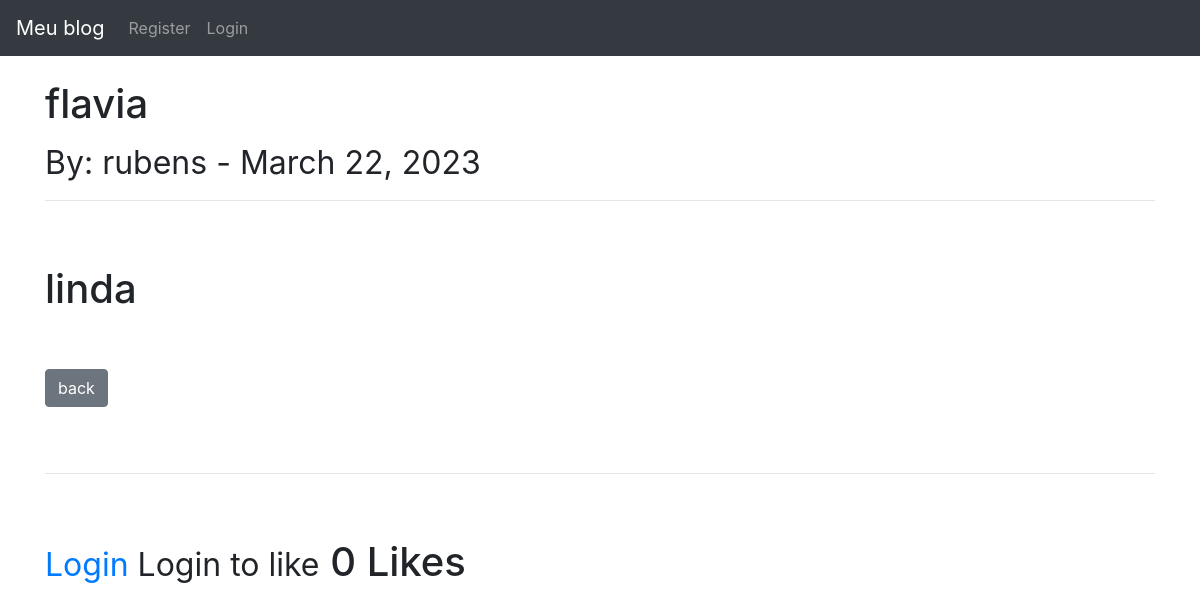
The app's page /detalhes/2 with its own data.
### postagem/models.py (models this page shows, shortened)
class Post(models.Model):
    title = models.CharField(max_length=255)
    title_tag = models.CharField(max_length=255)
    author = models.ForeignKey(User, on_delete=models.CASCADE)
    body = models.TextField()
    post_date = models.DateField(auto_now_add=True)
    category = models.CharField(max_length=255, default='coding')
    likes = models.ManyToManyField(User, related_name='blog_posts')
    def total_likes(self):
        return self.likes.count()

### postagem/views.py (the view)
# urls.py: path('detalhes/<int:pk>', DetalhesView.as_view(), name="detalhes"),
class DetalhesView(DetailView):
    model = Post
    template_name = 'detalhes.html'
    def get_context_data(self, *args, **kwargs):
        cat_menu = Category.objects.all()
        context = super(DetalhesView, self).get_context_data(*args, **kwargs)
        stuff = get_object_or_404(Post, id=self.kwargs['pk'])
        total_likes = stuff.total_likes()
        liked = False
        if stuff.likes.filter(id=self.request.user.id).exists():
            liked = True
        context["cat_menu"] = cat_menu
        context["total_likes"] = total_likes
        context["liked"] = liked
        return context

### postagem/templates/detalhes.html (shortened to what this page needs)
{% extends 'base.html' %}
{% block content %}
    <h1>{{ post.title}}<h1/>
    <small>By:
        {{ post.author}}
        {{ post.author.first_name}} -
        {{ post.post_date }}
    </small>
    <hr>
    <br/>
    {{ post.body|safe }}
    <br/><br/>
        <a href="{% url 'home' %}" class="btn btn-secondary"> back</a>
    <br/><br/>
    <hr>
    <br/>
    <form action="{% url 'like_post' post.pk %}" method="POST">
    {% if user.is_authenticated %}
        {% if liked %}
            <button type="submit", name="post_id", value="{{ post.id }}", class="btn btn-danger btn-sm">Unlike</button>
        {% else %}
            <button type="submit", name="post_id", value="{{ post.id }}", class="btn btn-primary btn-sm">Like</button> -
        {% endif %}
    {% else %}
        <small><a href="{% url 'login' %}">Login</a> Login to like</small>
    {% endif %}
        {{ total_likes }} Likes
    </form>
{% endblock %}

### records on screen
Post: title "flavia", author "rubens", post_date "March 22, 2023", body "linda"

### other values on screen
{{ total_likes }} "0"
